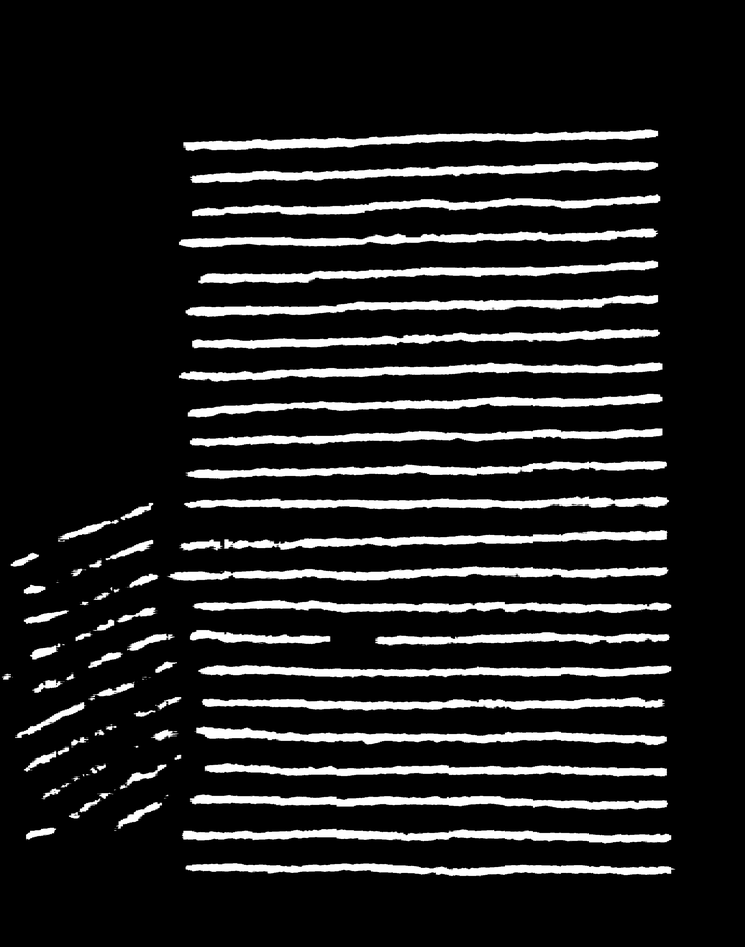
#> input picture predicts/0.png, 745 x 947 px, shrunk from 2656 x 3376 before the run; its folder holds only this picture in this run
$ python directional_morphing.py   (older library calls are emulated)
#> lines starting #> are read from the running program, lines starting #| are printed output that depends on the picture; after the words box and inside, x2 and y2 are one past the last pixel; in counts of white or black regions, pixels touching at a corner belong together
#> further down, img is the input picture: shape (947, 745); min 0, max 255, mean 31.7
import cv2
import numpy as np
import matplotlib.pyplot as plt
from pathlib import Path
import os

def extract_contours_info(img, min_area=100, vis=None):
#> called with min_area = 100
    im2, contours, hierarchy1 = cv2.findContours(img, cv2.RETR_TREE, cv2.CHAIN_APPROX_SIMPLE)
#> contours = 2808 contours, 2290 with area under 20; largest, box (x1, y1, x2, y2) and area: (166, 564, 671, 583) 5539, (178, 360, 663, 384) 5340, (194, 724, 667, 748) 5326, (181, 494, 672, 512) 5216, (179, 827, 674, 846) 5176

    res_countours = []
    for cnt in contours:
        area = cv2.contourArea(cnt)

        if area < min_area or len(cnt) < 15:
            continue

        [vx, vy, x, y] = cv2.fitLine(cnt, cv2.DIST_L2, 0, 0.01, 0.01)
        hull = cv2.convexHull(cnt)

        center, (MA, ma), angle = cv2.fitEllipse(hull)

        res_countours.append((cnt, np.asarray((vx[0], vy[0])), ma / (ma + MA)))

        if vis is not None:
            cv2.line(vis, (int(x), int(y)), (int(x + 100 * vx), int(y + 100 * vy)), (0, 0, 200), 10)
            cv2.drawContours(vis, [hull], 0, (0, 255, 0), 5)
#> this loop made 2808 passes
#> area on passes 20, 21, 32: 34, 34, 32
#> after the loop, res_countours = 49 items

    return res_countours


def segment(img, contours_info, v, epsilon=0.2):
    mask = np.zeros((img.shape[0], img.shape[1]))

    n = len(contours_info)
    for i in range(n):
        ori = contours_info[i][1]

        val = ((contours_info[i][2])**2) * (np.abs(np.inner(v, ori)))

        if val < epsilon:
            cv2.fillPoly(mask, [contours_info[i][0]], 1)

    return mask


def connect_segmented(img, N=50, kernel_size=(50, 50), epsilon=0.2, vis=None):
    contours = extract_contours_info(img, vis=vis)
#> contours = 49 items

    step = (np.pi) / N
#> step = 0.314

    final_img = np.zeros(img.shape, dtype=np.bool)
#> final_img: shape (947, 745) bool; every value is 0

    for k in range(N):
        print('step : ', k)
        theta = k * step
        c, s = np.cos(theta), np.sin(theta)
        v = np.asarray((c, s))

        mask = segment(img, contours, v, epsilon=epsilon)


        kernel = np.zeros(kernel_size, np.uint8)

        c, s = np.cos(np.pi/2 + theta), np.sin(np.pi/2 + theta)
        pv = np.asarray((c, s))

        cv2.line(kernel, (int(kernel.shape[0] / 2 * (1 - pv[0])), int(kernel.shape[1] / 2 * (1 - pv[1]))),
                 (int(kernel.shape[0] / 2 * (1 + pv[0])), int(kernel.shape[1] / 2 * (1 + pv[1]))), 1, 1)

        mask = cv2.dilate(mask, kernel, iterations=1)

        final_img = np.bitwise_or(final_img, np.asarray(mask, dtype=np.bool))
#> this loop made 10 passes
#> (theta, v) on passes 2, 3, 4, 5, 7, 8, 9, 10: (0.314, [0.951, 0.309]), (0.628, [0.809, 0.588]), (0.942, [0.588, 0.809]), (1.26, [0.309, 0.951]), (1.88, [-0.309, 0.951]), (2.2, [-0.588, 0.809]), (2.51, [-0.809, 0.588]), (2.83, [-0.951, 0.309])
#> pass 2, in connect_segmented, `mask = cv2.dilate(mask, kernel, iterations=1)`:
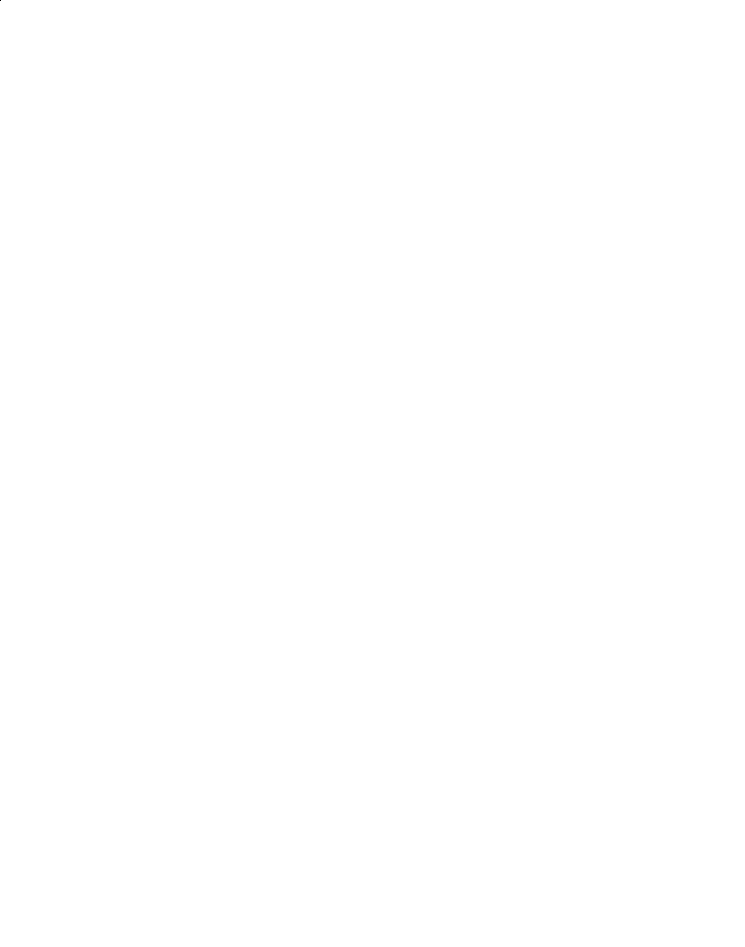
#> mask: shape (947, 745) float64; values -1.8e+308 (black) and 0 (white), 100% white; black in thin lines or dots, all inside (x1, y1, x2, y2) = (0, 0, 1, 1)
#> after the loop:
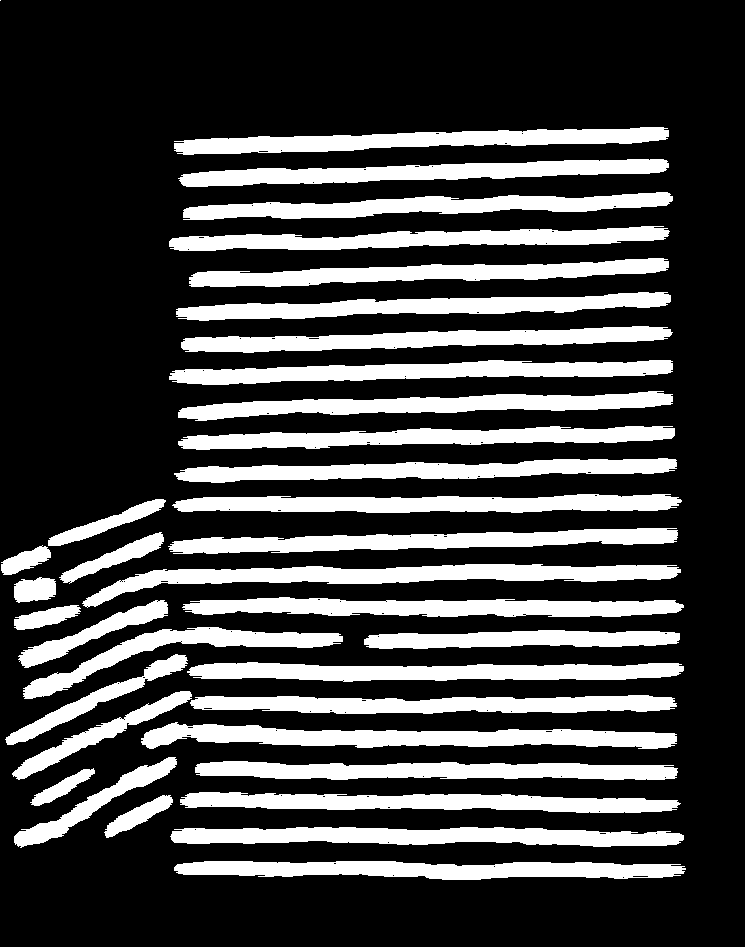
#> final_img: shape (947, 745) bool; 26.6% white; 36 white regions (1 under 20 px), largest, box (x1, y1, x2, y2) and area: (82, 564, 681, 608) 8694, (141, 722, 677, 749) 8326, (170, 827, 684, 847) 7481
#> after the loop:
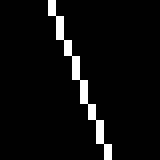
#> kernel: shape (20, 20) (shown 8 times larger); values 0 (black) and 1 (white), 5% white in thin lines or dots, all inside (x1, y1, x2, y2) = (6, 0, 14, 20)

        #cv2.imshow('mask', mask)
        #cv2.imshow('kernel', 255*kernel)
        #cv2.waitKey(1)

    final_img = np.asarray(final_img, dtype=np.uint8)*255

    return final_img


for img_path in os.listdir('predicts'):
    img = cv2.imread('predicts/'+img_path, 0)
    refined_img = connect_segmented(img, N=10, kernel_size=(20, 20), epsilon=0.2)

    cv2.imwrite('./post/{}'.format(img_path), refined_img)

$ run again, on predicts/12.png
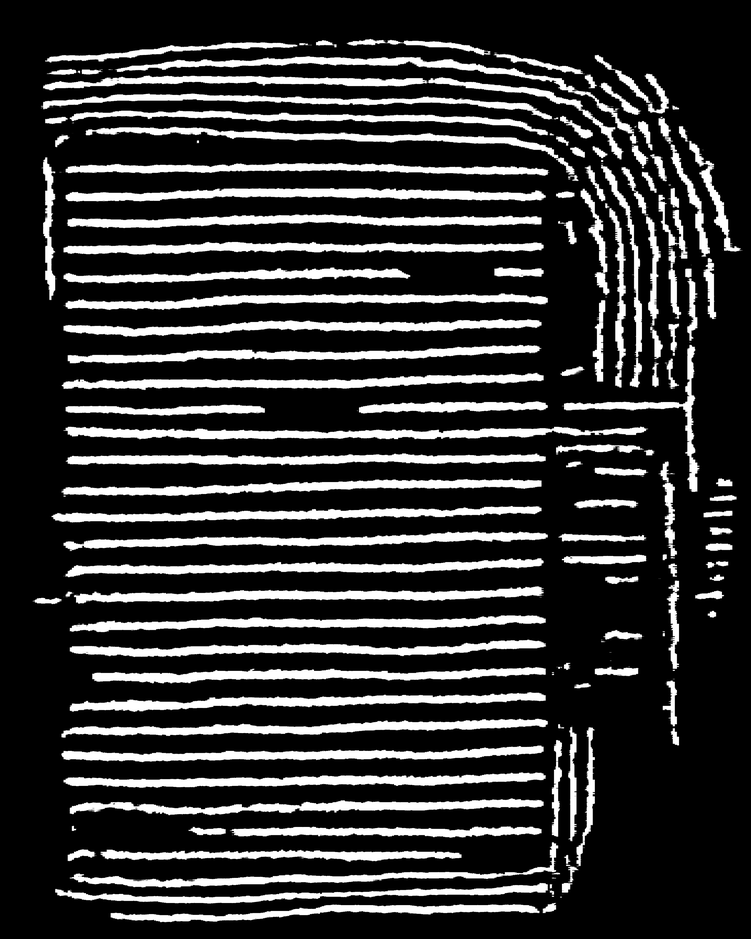
#> input picture predicts/12.png, 751 x 939 px, shrunk from 2816 x 3520 before the run
#> img is the input picture: shape (939, 751); min 0, max 255, mean 52
#> in extract_contours_info, `im2, contours, hierarchy1 = cv2.findContours(img, cv2.RETR_TREE, cv2.C..`: contours = 5331 contours, 4468 with area under 20; largest, box (x1, y1, x2, y2) and area: (40, 36, 667, 186) 18018, (63, 424, 650, 442) 6026, (63, 185, 546, 204) 5506, (69, 613, 546, 635) 5387, (63, 584, 546, 606) 5386
#> the loop in extract_contours_info, `for cnt in contours:` made 5331 passes
#> area on passes 11, 14, 16: 24, 46, 28
#> after the loop in extract_contours_info, `for cnt in contours:`: res_countours = 88 items
#> step = 0.314
#> the loop in connect_segmented, `for k in range(N):` made 10 passes
#> (theta, v) on passes 2, 3, 4, 5, 7, 8, 9, 10: (0.314, [0.951, 0.309]), (0.628, [0.809, 0.588]), (0.942, [0.588, 0.809]), (1.26, [0.309, 0.951]), (1.88, [-0.309, 0.951]), (2.2, [-0.588, 0.809]), (2.51, [-0.809, 0.588]), (2.83, [-0.951, 0.309])
#> pass 1, in connect_segmented, `mask = segment(img, contours, v, epsilon=epsilon)`:
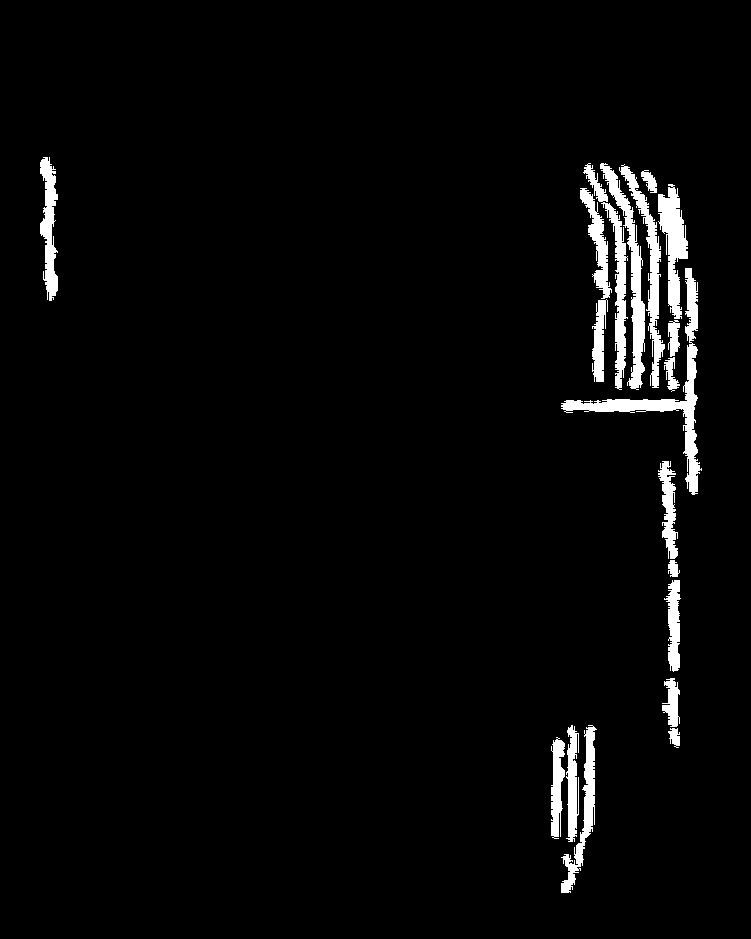
#> mask: shape (939, 751) float64; values 0 (black) and 1 (white), 3.2% white; 19 white regions, largest, box (x1, y1, x2, y2) and area: (561, 268, 702, 495) 3516, (600, 163, 645, 390) 2353, (619, 164, 665, 388) 2047
#> after the loop in connect_segmented, `for k in range(N):`:
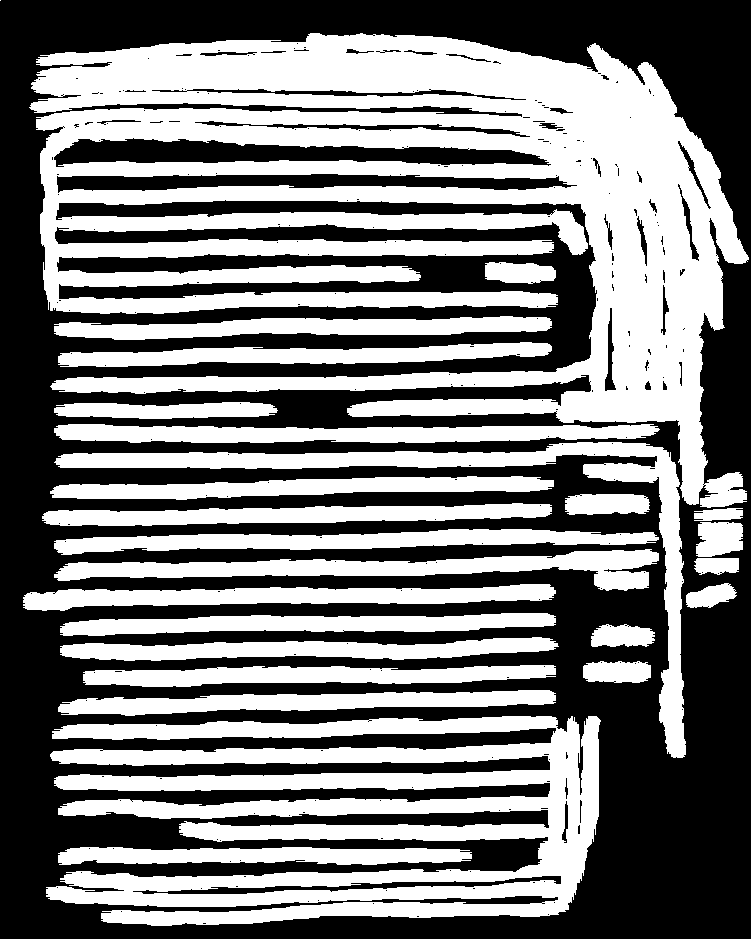
#> final_img: shape (939, 751) bool; 48.2% white; 26 white regions (1 under 20 px), largest, box (x1, y1, x2, y2) and area: (29, 33, 749, 508) 152120, (46, 716, 601, 926) 61021, (54, 442, 686, 758) 15362
